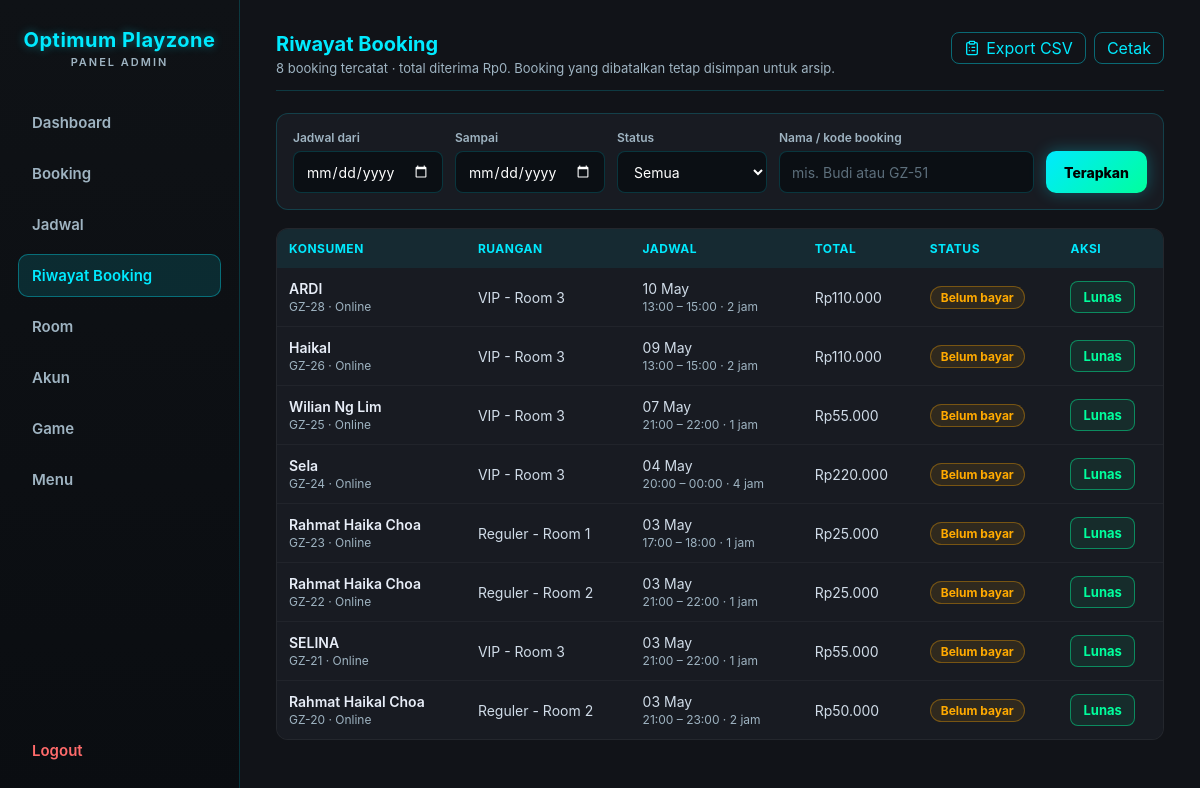
The page /KITSUNE-ADMIN.php?page=riwayat (signed in) on the database as committed earlier.
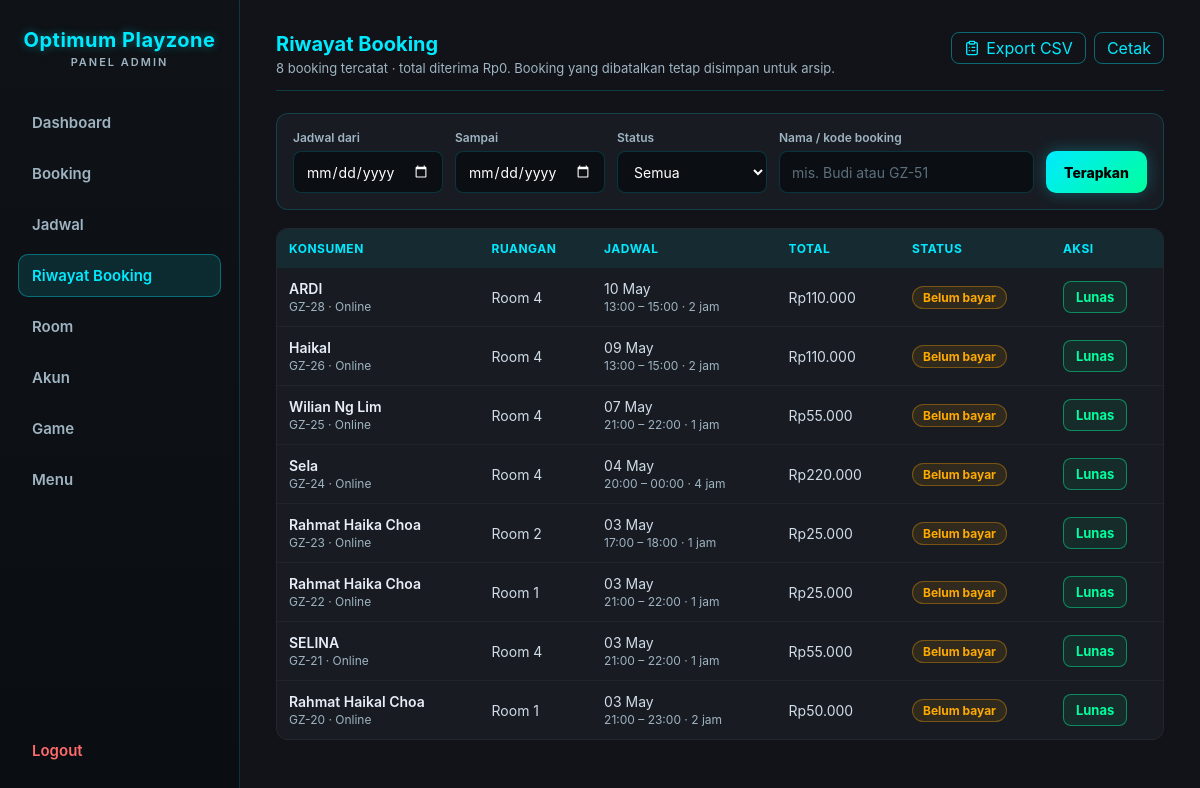
The same page on the database as committed later.
### tables this page shows
CREATE TABLE `bookings` (
  `id` int(11) NOT NULL AUTO_INCREMENT,
  `user_id` int(11) DEFAULT NULL,
  `customer_name` varchar(100) NOT NULL,
  `email` varchar(100) DEFAULT NULL,
  `phone` varchar(20) DEFAULT NULL,
  `room_id` int(11) NOT NULL,
  `duration` int(11) NOT NULL,
  `with_nintendo` tinyint(1) NOT NULL DEFAULT 0,
  `is_student` tinyint(1) NOT NULL DEFAULT 0,
  `start_time` bigint(20) NOT NULL,
  `end_time` bigint(20) NOT NULL,
  `total_price` int(11) NOT NULL DEFAULT 0,
  `amount_paid` int(11) NOT NULL DEFAULT 0,
  `payment_status` enum('unpaid','paid','cancelled') NOT NULL DEFAULT 'unpaid',
  `source` enum('online','walkin') NOT NULL DEFAULT 'online',
  `order_code` varchar(40) DEFAULT NULL,
  `expires_at` int(11) DEFAULT NULL,
  `created_at` timestamp NOT NULL DEFAULT current_timestamp(),
  PRIMARY KEY (`id`),
  UNIQUE KEY `order_code` (`order_code`),
  KEY `room_id` (`room_id`),
  KEY `user_id` (`user_id`),
  KEY `room_time` (`room_id`,`start_time`,`end_time`),
  KEY `expires_at` (`expires_at`),
  CONSTRAINT `bookings_ibfk_1` FOREIGN KEY (`room_id`) REFERENCES `rooms` (`id`),
  CONSTRAINT `bookings_ibfk_2` FOREIGN KEY (`user_id`) REFERENCES `users` (`id`) ON DELETE SET NULL
);

CREATE TABLE `rooms` (
  `id` int(11) NOT NULL AUTO_INCREMENT,
  `title` varchar(100) NOT NULL,
  `category` enum('private','private_pro','public') NOT NULL DEFAULT 'private',
  `tier` varchar(10) NOT NULL DEFAULT 'VIP',
  `console_type` enum('PS4','PS5','SWITCH') NOT NULL DEFAULT 'PS5',
  `console_model` varchar(30) NOT NULL DEFAULT 'PS5',
  `price` int(11) NOT NULL,
  `weekend_extra` int(11) NOT NULL DEFAULT 0,
  `nintendo_extra` int(11) DEFAULT NULL,
  `max_players` tinyint(4) NOT NULL DEFAULT 2,
  `has_netflix` tinyint(1) NOT NULL DEFAULT 0,
  `image` varchar(255) DEFAULT NULL,
  `description` text DEFAULT NULL,
  `status` enum('available','unavailable') NOT NULL DEFAULT 'available',
  `created_at` timestamp NOT NULL DEFAULT current_timestamp(),
  PRIMARY KEY (`id`)
);

### KITSUNE-ADMIN.php (the view, shortened to what the rows shown need)
<?php
require __DIR__ . '/db.php';
require_once __DIR__ . '/booking_lib.php';
require_once __DIR__ . '/riwayat_filter.php';
function jsArg($v) {
  return htmlspecialchars(json_encode($v, JSON_HEX_TAG | JSON_HEX_APOS | JSON_HEX_QUOT | JSON_HEX_AMP | JSON_INVALID_UTF8_SUBSTITUTE), ENT_QUOTES);
}
$isAdmin = isAdminSession($conn);
$page    = $_GET['page'] ?? 'dashboard';
$perPage = 20;
$pageNum = max(1, intval($_GET['p'] ?? 1));
?>
<!DOCTYPE html>
<html>
<head>
  <link rel="stylesheet" href="admin.css?v=<?= filemtime(__DIR__ . '/admin.css') ?>">
</head>
<body data-open-sec="<?= BOOKING_OPEN_SEC ?>" data-close-sec="<?= BOOKING_CLOSE_SEC ?>" data-pricing="<?= htmlspecialchars(pricingJson()) ?>">
<?php if (!$isAdmin): ?>
  <div class="login-box">
    <h2>Optimum Playzone<span class="brand-sub">Login Admin</span></h2>
    <?php if (isset($error)): ?>
      <p class="error"><?= htmlspecialchars($error) ?></p>
    <?php endif; ?>
    <form method="post">
      <input name="username" placeholder="Username" required>
      <input type="password" name="password" placeholder="Password" required>
      <button name="login">Login</button>
    </form>
  </div>
<?php else: ?>
<nav class="sidebar">
  <h2>Optimum Playzone<span class="brand-sub">Panel Admin</span></h2>
</nav>
<main>
<?php if ($page === 'dashboard'): ?>
  <?php
    releaseNoShows($conn);
    $now        = time();
    $todayStart = strtotime('today', $now);
    $monthStart = strtotime(date('Y-m-01', $now));
    $monthEnd   = strtotime('+1 month', $monthStart);
    $bulanNama  = ['Januari','Februari','Maret','April','Mei','Juni','Juli','Agustus','September','Oktober','November','Desember'];
    $bulanIni   = $bulanNama[intval(date('n', $now)) - 1] . ' ' . date('Y', $now);
    $revenueSince = function ($from) use ($conn) {
      $stmt = $conn->prepare("SELECT COALESCE(SUM(p.amount), 0) AS s FROM booking_payments p JOIN bookings b ON b.id = p.booking_id WHERE b.payment_status <> 'cancelled' AND p.paid_at >= ?");
      $stmt->bind_param("i", $from);
      $stmt->execute();
      $s = intval($stmt->get_result()->fetch_assoc()['s']);
      $stmt->close();
      return $s;
    };
    $revToday = $revenueSince($todayStart);
    $revMonth = $revenueSince($monthStart);
    $tomorrow = $todayStart + 86400;
    $stmt = $conn->prepare("SELECT COUNT(*) AS n FROM bookings WHERE payment_status <> 'cancelled' AND start_time >= ? AND start_time < ?");
    $stmt->bind_param("ii", $todayStart, $tomorrow);
    $stmt->execute();
    $bookToday = intval($stmt->get_result()->fetch_assoc()['n']);
    $stmt->close();
    $monthStartSql = date('Y-m-d 00:00:00', $monthStart);
    $stmt = $conn->prepare("SELECT COALESCE(SUM(quantity * unit_price), 0) AS s FROM menu_orders WHERE status = 'selesai' AND created_at >= ?");
    $stmt->bind_param("s", $monthStartSql);
    $stmt->execute();
    $menuMonth = intval($stmt->get_result()->fetch_assoc()['s']);
    $stmt->close();
    $days = [];
    for ($i = 13; $i >= 0; $i--) {
      $d = strtotime("-$i day", $todayStart);
      $days[date('Y-m-d', $d)] = ['ts' => $d, 'sum' => 0, 'count' => 0];
    }
    $chartFrom = reset($days)['ts'];
    $stmt = $conn->prepare("
      SELECT DATE(FROM_UNIXTIME(p.paid_at)) AS d, SUM(p.amount) AS s, COUNT(*) AS n
      FROM booking_payments p JOIN bookings b ON b.id = p.booking_id
      WHERE b.payment_status <> 'cancelled' AND p.paid_at >= ?
      GROUP BY d
    ");
    $stmt->bind_param("i", $chartFrom);
    $stmt->execute();
    $res = $stmt->get_result();
    while ($row = $res->fetch_assoc()) {
      if (isset($days[$row['d']])) {
        $days[$row['d']]['sum'] = intval($row['s']);
        $days[$row['d']]['count'] = intval($row['n']);
      }
    }
    $stmt->close();
    $maxDay = max(1, max(array_column($days, 'sum')));
    $stmt = $conn->prepare("SELECT payment_status, source, COUNT(*) AS n FROM bookings WHERE start_time >= ? AND start_time < ? GROUP BY payment_status, source");
    $stmt->bind_param("ii", $monthStart, $monthEnd);
    $stmt->execute();
    $byStatus = ['paid' => 0, 'unpaid' => 0, 'cancelled' => 0];
    $bySource = ['online' => 0, 'walkin' => 0];
    $res = $stmt->get_result();
    while ($row = $res->fetch_assoc()) {
      $byStatus[$row['payment_status']] = ($byStatus[$row['payment_status']] ?? 0) + intval($row['n']);
      if ($row['payment_status'] !== 'cancelled') $bySource[$row['source']] += intval($row['n']);
    }
    $stmt->close();
    $totalMonth = max(1, array_sum($byStatus));
    $totalSource = max(1, array_sum($bySource));
    $stmt = $conn->prepare("
      SELECT r.title, r.console_type, r.console_model, COUNT(b.id) AS n, COALESCE(SUM(b.amount_paid), 0) AS s
      FROM bookings b JOIN rooms r ON r.id = b.room_id
      WHERE b.payment_status <> 'cancelled' AND b.start_time >= ? AND b.start_time < ?
      GROUP BY r.id ORDER BY n DESC, s DESC LIMIT 5
    ");
    $stmt->bind_param("ii", $monthStart, $monthEnd);
    $stmt->execute();
    $topRooms = $stmt->get_result()->fetch_all(MYSQLI_ASSOC);
    $stmt->close();
    $maxRoom = max(1, max(array_column($topRooms, 'n') ?: [0]));
    $rp = fn($n) => 'Rp' . number_format($n, 0, ',', '.');
    $hariPendek = ['Min','Sen','Sel','Rab','Kam','Jum','Sab'];
  ?>
  <div class="page-head">
    <div>
      <h2>Dashboard</h2>
      <p class="page-sub">Ringkasan pendapatan dan booking. Pendapatan dihitung dari pembayaran yang sudah diterima kasir.</p>
    </div>
    <span class="clock-chip"><?= icon('clock') ?> <?= date('d', $now) ?> <?= $bulanNama[intval(date('n', $now)) - 1] ?></span>
  </div>
  <div class="stat-row">
    <div class="stat-card stat-kosong"><span class="stat-num"><?= $rp($revToday) ?></span><span class="stat-label">Pendapatan hari ini</span></div>
    <div class="stat-card stat-tunggu"><span class="stat-num"><?= $rp($revMonth) ?></span><span class="stat-label">Pendapatan <?= $bulanIni ?></span></div>
    <div class="stat-card stat-service"><span class="stat-num"><?= $bookToday ?></span><span class="stat-label">Booking jadwal hari ini</span></div>
    <div class="stat-card stat-dipakai"><span class="stat-num"><?= $rp($menuMonth) ?></span><span class="stat-label">Penjualan menu <?= $bulanIni ?></span></div>
  </div>
  <div class="dash-grid">
    <section class="panel-card dash-chart-card">
      <h3 class="panel-title"><?= icon('clipboard') ?> Pendapatan 14 hari terakhir</h3>
      <div class="bar-chart" role="img" aria-label="Grafik batang pendapatan harian 14 hari terakhir">
        <?php foreach ($days as $date => $d): ?>
          <?php
            $h = $d['sum'] > 0 ? max(3, round($d['sum'] / $maxDay * 100)) : 0;
            $label = $hariPendek[intval(date('w', $d['ts']))] . ' ' . date('j', $d['ts']);
            $tip = date('d', $d['ts']) . ' ' . $bulanNama[intval(date('n', $d['ts'])) - 1] . ' · ' . $rp($d['sum']) . ' · ' . $d['count'] . ' pembayaran';
          ?>
          <div class="bar-col<?= $date === date('Y-m-d', $now) ? ' is-today' : '' ?>" data-tip="<?= htmlspecialchars($tip) ?>" tabindex="0">
            <div class="bar-track"><div class="bar" style="height:<?= $h ?>%"></div></div>
            <span class="bar-label"><?= $label ?></span>
          </div>
        <?php endforeach; ?>
      </div>
      <p class="chart-scale">Tertinggi: <?= $rp($maxDay > 1 ? $maxDay : 0) ?> per hari</p>
      <details class="chart-table">
        <summary>Lihat tabel data</summary>
        <div class="table-wrap">
          <table class="users-table">
            <tr><th>Tanggal</th><th>Pembayaran</th><th>Pendapatan</th></tr>
            <?php foreach (array_reverse($days, true) as $d): ?>
              <tr><td><?= date('d', $d['ts']) . ' ' . $bulanNama[intval(date('n', $d['ts'])) - 1] ?></td><td><?= $d['count'] ?></td><td><?= $rp($d['sum']) ?></td></tr>
            <?php endforeach; ?>
          </table>
        </div>
      </details>
    </section>
    <section class="panel-card">
      <h3 class="panel-title"><?= icon('check') ?> Booking <?= $bulanIni ?></h3>
      <?php
        $statusRows = [
          ['Lunas', $byStatus['paid'], 'st-paid'],
          ['Belum bayar', $byStatus['unpaid'], 'st-unpaid'],
          ['Dibatalkan', $byStatus['cancelled'], 'st-cancel'],
        ];
      ?>
      <ul class="hbar-list">
        <?php foreach ($statusRows as [$lbl, $n, $cls]): ?>
          <li class="<?= $cls ?>">
            <div class="hbar-head"><span><?= $lbl ?></span><strong><?= $n ?></strong></div>
            <div class="hbar-track"><div class="hbar" style="width:<?= round($n / $totalMonth * 100) ?>%"></div></div>
          </li>
        <?php endforeach; ?>
      </ul>
      <h4 class="dash-sub">Sumber booking (tidak termasuk batal)</h4>
      <div class="split-bar" role="img" aria-label="Online <?= $bySource['online'] ?>, Offline <?= $bySource['walkin'] ?>">
        <div class="split-online" style="width:<?= round($bySource['online'] / $totalSource * 100) ?>%"></div>
        <div class="split-offline" style="width:<?= round($bySource['walkin'] / $totalSource * 100) ?>%"></div>
      </div>
      <div class="split-legend">
        <span><i class="dot dot-online"></i> Online <strong><?= $bySource['online'] ?></strong></span>
        <span><i class="dot dot-offline"></i> Offline <strong><?= $bySource['walkin'] ?></strong></span>
      </div>
    </section>
    <section class="panel-card">
      <h3 class="panel-title"><?= icon('gamepad') ?> Ruangan terlaris <?= $bulanIni ?></h3>
      <?php if (!$topRooms): ?>
        <p class="queue-empty">Belum ada booking bulan ini.</p>
      <?php else: ?>
        <ol class="rank-list">
          <?php foreach ($topRooms as $i => $r): ?>
            <li>
              <span class="rank-no"><?= $i + 1 ?></span>
              <div class="rank-info">
                <div class="hbar-head">
                  <span><?= htmlspecialchars($r['title']) ?> <span class="console-chip c-<?= strtolower(htmlspecialchars($r['console_type'])) ?>"><?= htmlspecialchars($r['console_model']) ?></span></span>
                  <strong><?= intval($r['n']) ?> booking</strong>
                </div>
                <div class="hbar-track"><div class="hbar" style="width:<?= round(intval($r['n']) / $maxRoom * 100) ?>%"></div></div>
                <span class="cell-sub">Diterima <?= $rp(intval($r['s'])) ?></span>
              </div>
            </li>
          <?php endforeach; ?>
        </ol>
      <?php endif; ?>
    </section>
  </div>
  <div id="chartTip" class="chart-tip" hidden></div>
<?php elseif ($page === 'riwayat'): ?>
  <?php
    $f = riwayatFilter($_GET);
    $stmt = $conn->prepare("SELECT COUNT(*) AS n, COALESCE(SUM(CASE WHEN b.payment_status <> 'cancelled' THEN b.amount_paid ELSE 0 END), 0) AS paid FROM bookings b {$f['where']}");
    $stmt->execute();
    $sum = $stmt->get_result()->fetch_assoc();
    $totalRow = intval($sum['n']);
    $totalPages = max(1, (int) ceil($totalRow / $perPage));
    $pageNum = min($pageNum, $totalPages);
    $offset  = ($pageNum - 1) * $perPage;
    $stmt = $conn->prepare("
      SELECT b.*, r.title AS room_title
      FROM bookings b
      LEFT JOIN rooms r ON r.id = b.room_id
      {$f['where']}
      ORDER BY b.created_at DESC LIMIT ? OFFSET ?
    ");
    $printMode = isset($_GET['print']);
    $types = $f['types'] . 'ii';
    $params = array_merge($f['params'], $printMode ? [2000, 0] : [$perPage, $offset]);
    $stmt->bind_param($types, ...$params);
    $stmt->execute();
    $data = $stmt->get_result();
    $payLabel = [
      'unpaid'    => ['Belum bayar', 'pay-unpaid'],
      'paid'      => ['Lunas', 'pay-paid'],
      'cancelled' => ['Dibatalkan', 'pay-cancelled'],
    ];
  ?>
  <div class="page-head">
    <div>
      <h2>Riwayat Booking</h2>
    </div>
  </div>
  <div class="table-wrap">
    <table class="users-table">
      <tr><th>Konsumen</th><th>Ruangan</th><th>Jadwal</th><th>Total</th><th>Status</th><th class="col-actions">Aksi</th></tr>
      <?php while($b = $data->fetch_assoc()): ?>
      <?php
        $isCancelled = $b['payment_status'] === 'cancelled';
        [$pl, $pc] = $payLabel[$b['payment_status']] ?? [$b['payment_status'], 'pay-unpaid'];
      ?>
      <tr class="<?= $isCancelled ? 'row-cancelled' : '' ?>">
        <td class="cell-main"><?= htmlspecialchars($b['customer_name']) ?>
          <span class="cell-sub"><?= htmlspecialchars($b['order_code'] ?? '-') ?> · <?= $b['source'] === 'walkin' ? 'Offline' : 'Online' ?></span>
        </td>
        <td><?= htmlspecialchars($b['room_title'] ?? '-') ?>
        </td>
        <?php $st = intval($b['start_time']); ?>
        <td><?= date(date('Y', $st) === date('Y') ? 'd M' : 'd M Y', $st) ?>
          <span class="cell-sub"><?= date('H:i', intval($b['start_time'])) ?> – <?= date('H:i', intval($b['end_time'])) ?> · <?= intval($b['duration']) ?> jam</span>
        </td>
        <td>Rp<?= number_format(intval($b['total_price']), 0, ',', '.') ?></td>
        <td><span class="pay-badge <?= $pc ?>"><?= $pl ?></span></td>
        <td class="col-actions">
          <div class="row-actions">
            <?php if (!$isCancelled && $b['payment_status'] !== 'paid'): ?>
              <button class="btn-paid-sm" onclick="markPaid(<?= intval($b['id']) ?>, <?= jsArg($b['customer_name']) ?>, <?= intval($b['total_price']) - intval($b['amount_paid']) ?>)">Lunas</button>
            <?php endif; ?>
          </div>
        </td>
      </tr>
      <?php endwhile; ?>
    </table>
  </div>
<?php endif; ?>
</main>
<?php endif; ?>
</body>
</html>

Rows that differ between the two databases and show on the page:
changed through a linked row, bookings "ARDI": room.title "VIP - Room 3" → "Room 4"
changed through a linked row, bookings "Haikal": room.title "VIP - Room 3" → "Room 4"
changed through a linked row, bookings "Wilian Ng Lim": room.title "VIP - Room 3" → "Room 4"
changed through a linked row, bookings "Sela": room.title "VIP - Room 3" → "Room 4"
changed through a linked row, bookings "GZ-23": room.title "Reguler - Room 1" → "Room 2"
changed through a linked row, bookings "GZ-22": room.title "Reguler - Room 2" → "Room 1"
changed through a linked row, bookings "SELINA": room.title "VIP - Room 3" → "Room 4"
changed through a linked row, bookings "Rahmat Haikal Choa": room.title "Reguler - Room 2" → "Room 1"
